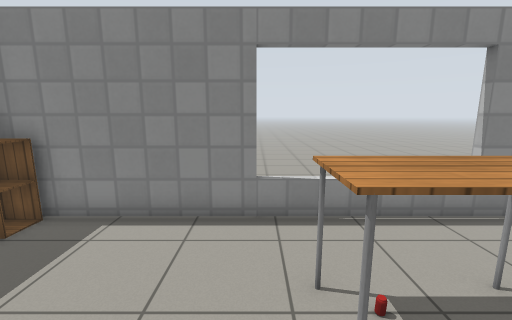
view 1 (above)

17 first-person views from a walk through a Gazebo world. The camera is 1.3 m above the floor, tilts 10° down and sees 90° across. Floor lines are 1 m apart. The floor is counted in squares, 0.5 m on a side. Each view is taken from the middle of a square. On the plan, view 1 faces up. The plan holds only what a view shows up to about 18 squares ahead; the rest is blank. The robots in the file are not drawn. Simple patterns stand in for the simulator's built-in surfaces. Simple shapes stand in for some stock models. Some surface patterns are stand-ins.

view 2
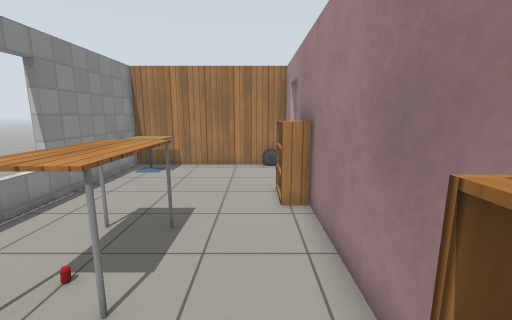

view 3
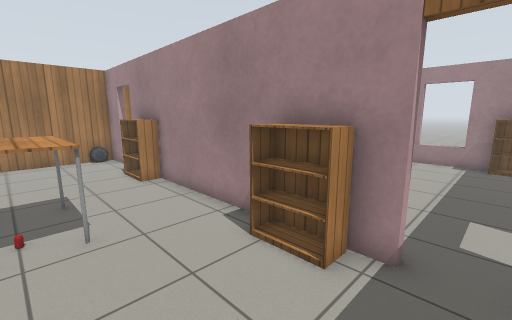

view 4
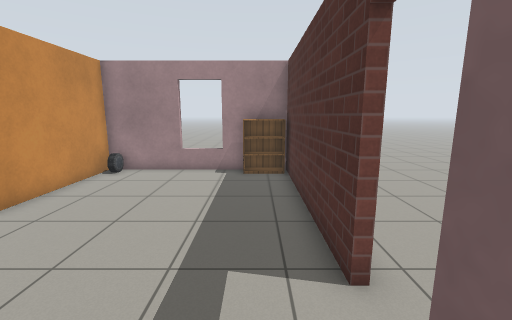

view 5
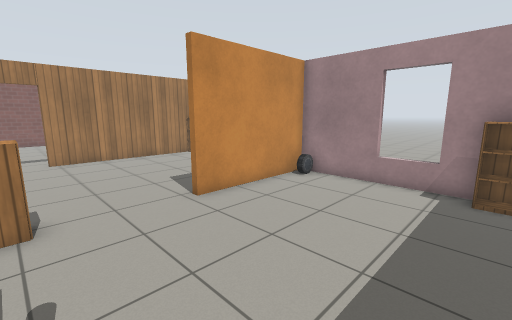

view 6
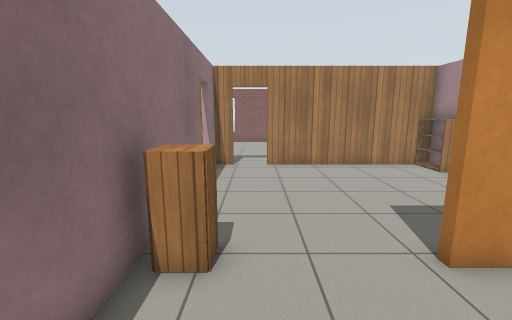

view 7
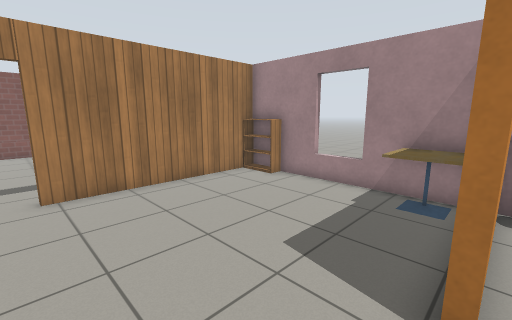

view 8
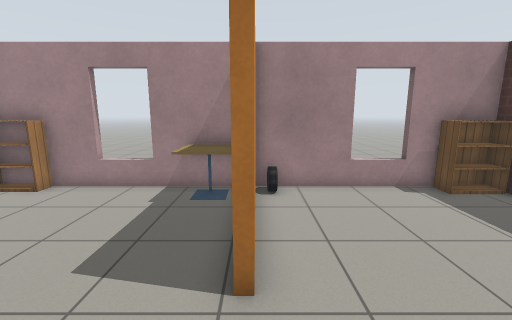

view 9
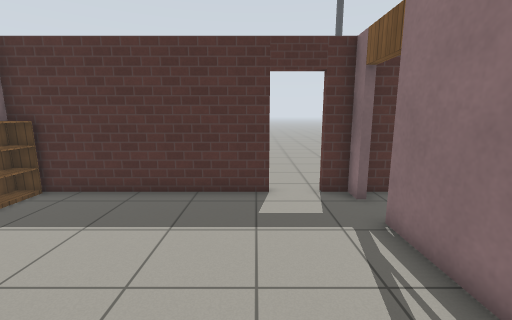

view 10
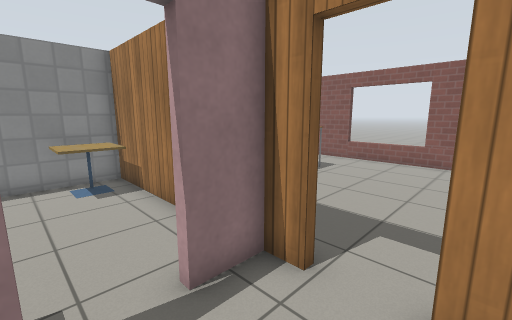

view 11
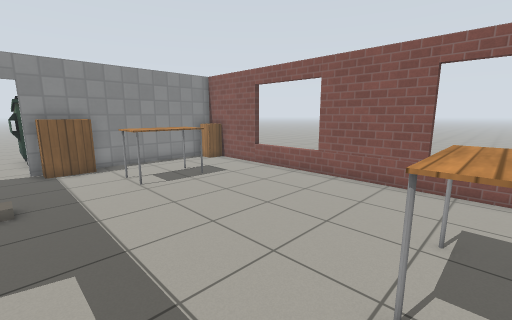

view 12
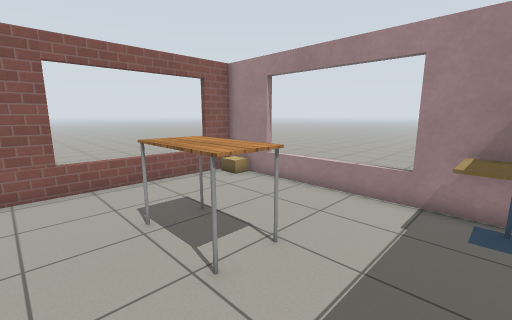

view 13
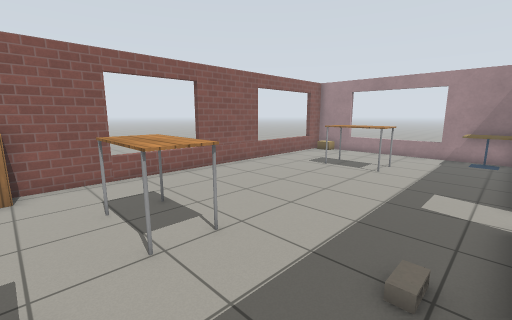

view 14
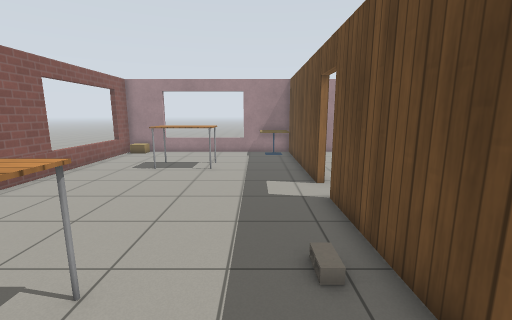

view 15
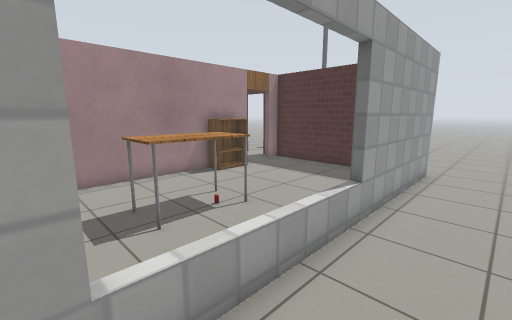

view 16
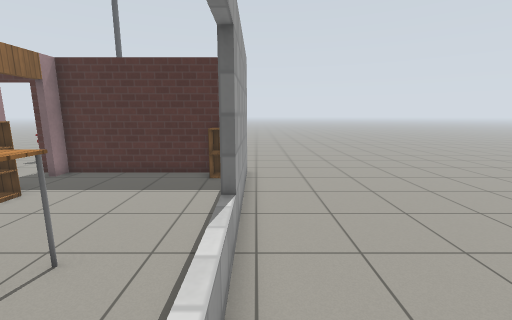

view 17
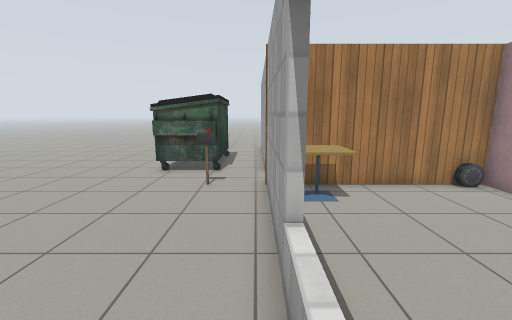

### Floor plan
Key: @ floor where view 1 was taken; # wall or solid block; . floor; D open door; = window, fence, low wall or low ledge; C cabinet; T table; R drink can; A cafe table; B bookshelf; E car; P pole; U dumpster; I cinder block; F cardboard box; S postbox.
Columns run from 14 left of view 1 to 23 right of it. Each row starts with its distance up from view 1.
 13   ................   ..........
 12   ................  ...........
 11   ................ .........U
 10   ...............  .........U
  9 .................  ......S..UUUUU
  8 .................. ...............
  7 ...........................D......
  6 ....... C######=====###AA# DBBB#####C#
  5         C..............AAA..........C#
  4         #...............AA ..........#
  3         #......TRTT......##....TTT...#
  2         #......TTTT.......#....TTT...#
  1         #.................#I.........=
  0         #.....@...........#..........=
 -1 .. P    #..BBB.....BBB...E#..........=
 -2 ......  #DD###########DD##...........#
 -3 .......D .......CC.......DD..........#
 -4 .......D.................DD..........#
 -5       ..#.................#..........#
 -6     ....#.................#..........#
 -7    .... #.................#...TTTT...=
 -8    .... #.......#.........#...TTTT...=
 -9    ...  #.......#.........#...TTTT...=
-10   ....  #.......#.........#..........=
-11  ....   #.......#AA.......AA.........=
-12 .....   BB......#AA.......AA.........#
-13 ....    #B#==##E#AA#==##BB#A##=====#F#
-14 ...
-15 ...

Positions as (right, up) in squares from view 1, and headings:
1: (0, 0), facing up
2: (-2, 0), facing right
3: (-5, 3), facing down-right
4: (-5, -1), facing down
5: (-5, -3), facing down-right
6: (-2, -4), facing right
7: (2, -4), facing down-right
8: (2, -4), facing down
9: (2, -5), facing left
10: (8, -5), facing up-right
11: (13, -8), facing up-right
12: (13, -5), facing down-right
13: (12, 5), facing down-right
14: (14, 5), facing down
15: (6, 9), facing down-left
16: (5, 7), facing left
17: (2, 7), facing right
